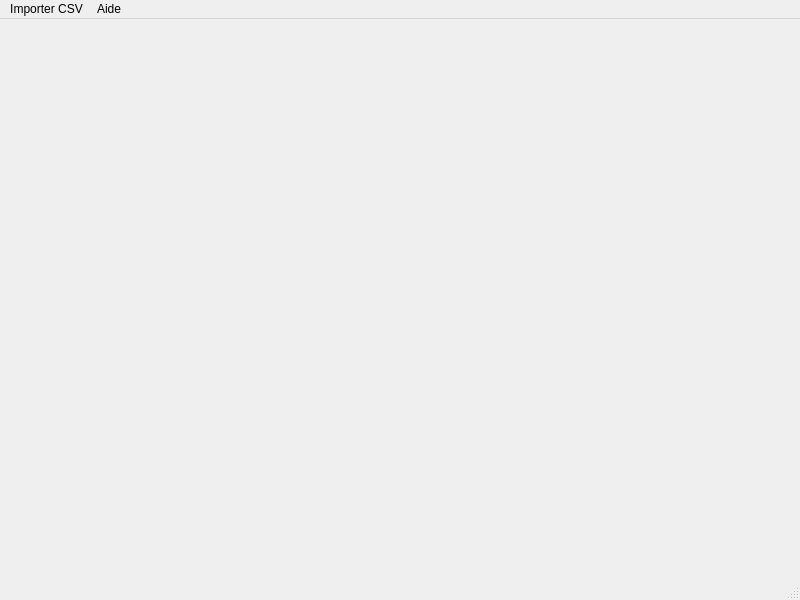
<?xml version="1.0" encoding="UTF-8"?>
<ui version="4.0">
 <class>MainWindow</class>
 <widget class="QMainWindow" name="MainWindow">
  <property name="geometry">
   <rect>
    <x>0</x>
    <y>0</y>
    <width>800</width>
    <height>600</height>
   </rect>
  </property>
  <property name="windowTitle">
   <string>PLH / MAP</string>
  </property>
  <widget class="QWidget" name="centralwidget"/>
  <widget class="QMenuBar" name="menubar">
   <property name="geometry">
    <rect>
     <x>0</x>
     <y>0</y>
     <width>800</width>
     <height>21</height>
    </rect>
   </property>
   <widget class="QMenu" name="menuImporterCSV">
    <property name="title">
     <string>Importer CSV</string>
    </property>
   </widget>
   <widget class="QMenu" name="menuAide">
    <property name="title">
     <string>Aide</string>
    </property>
   </widget>
   <addaction name="menuImporterCSV"/>
   <addaction name="menuAide"/>
  </widget>
  <widget class="QStatusBar" name="statusbar"/>
 </widget>
 <resources/>
 <connections/>
</ui>
